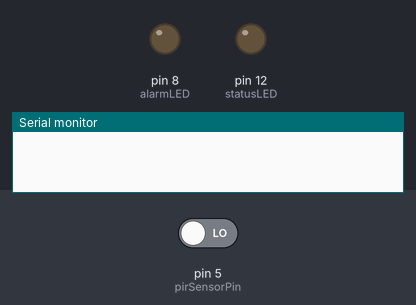
Recording of a sketch running on a simulated Arduino Uno, built with avr-gcc and run on an emulated ATmega328P. Parts: output pins drawn as LEDs (lit = HIGH), the last lines printed to the serial monitor. The test bench sets the inputs (shaded band); at power-on: pin 5 (pirSensorPin) LOW.

Above: at 0.1 s.
At 16.2 s:
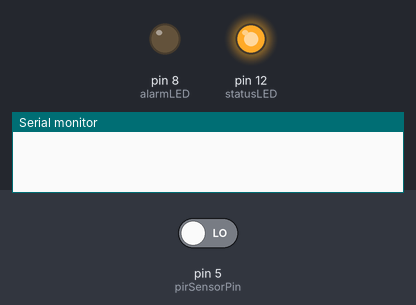
16.3 s: pin 5 (pirSensorPin) driven HIGH
At 17.3 s:
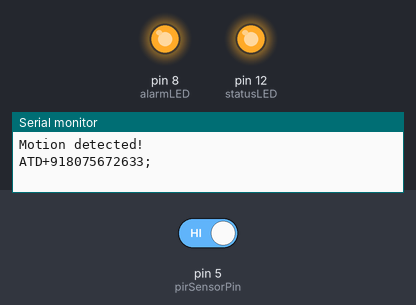
Timing chart, 0 to 19.3 s (numbered marks = the images above; inputs shaded):
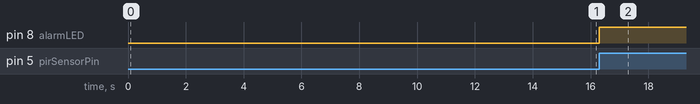

The sketch:

GSM_based_home_alert.ino
```cpp
int statusLED = 12;
int alarmLED = 8;
int pirSensorPin = 5;

int Gnd1 = 13;
int Gnd2 = 9;

void setup() {
  Serial.begin(9600);

  pinMode(statusLED, OUTPUT);
  pinMode(alarmLED, OUTPUT);
  pinMode(Gnd1, OUTPUT);
  pinMode(Gnd2, OUTPUT);
  pinMode(pirSensorPin, INPUT);

  digitalWrite(Gnd1, LOW);
  digitalWrite(Gnd2, LOW);
  digitalWrite(statusLED, LOW);
  digitalWrite(alarmLED, LOW);

  delay(15000);
  digitalWrite(statusLED, HIGH);   // System ready indicator
}

void loop() {
  if (digitalRead(pirSensorPin) == HIGH) {
    digitalWrite(alarmLED, HIGH);
    Serial.println("Motion detected!");

    Serial.println("ATD+918075672633;");   // Replace with your number
    delay(15000);   // Wait for call duration

    Serial.println("ATH");
    digitalWrite(alarmLED, LOW);
    delay(1000);
  }
}
```

Measured:
- after the input at 16.3 s, pin 8 (alarmLED): LOW → HIGH at once
